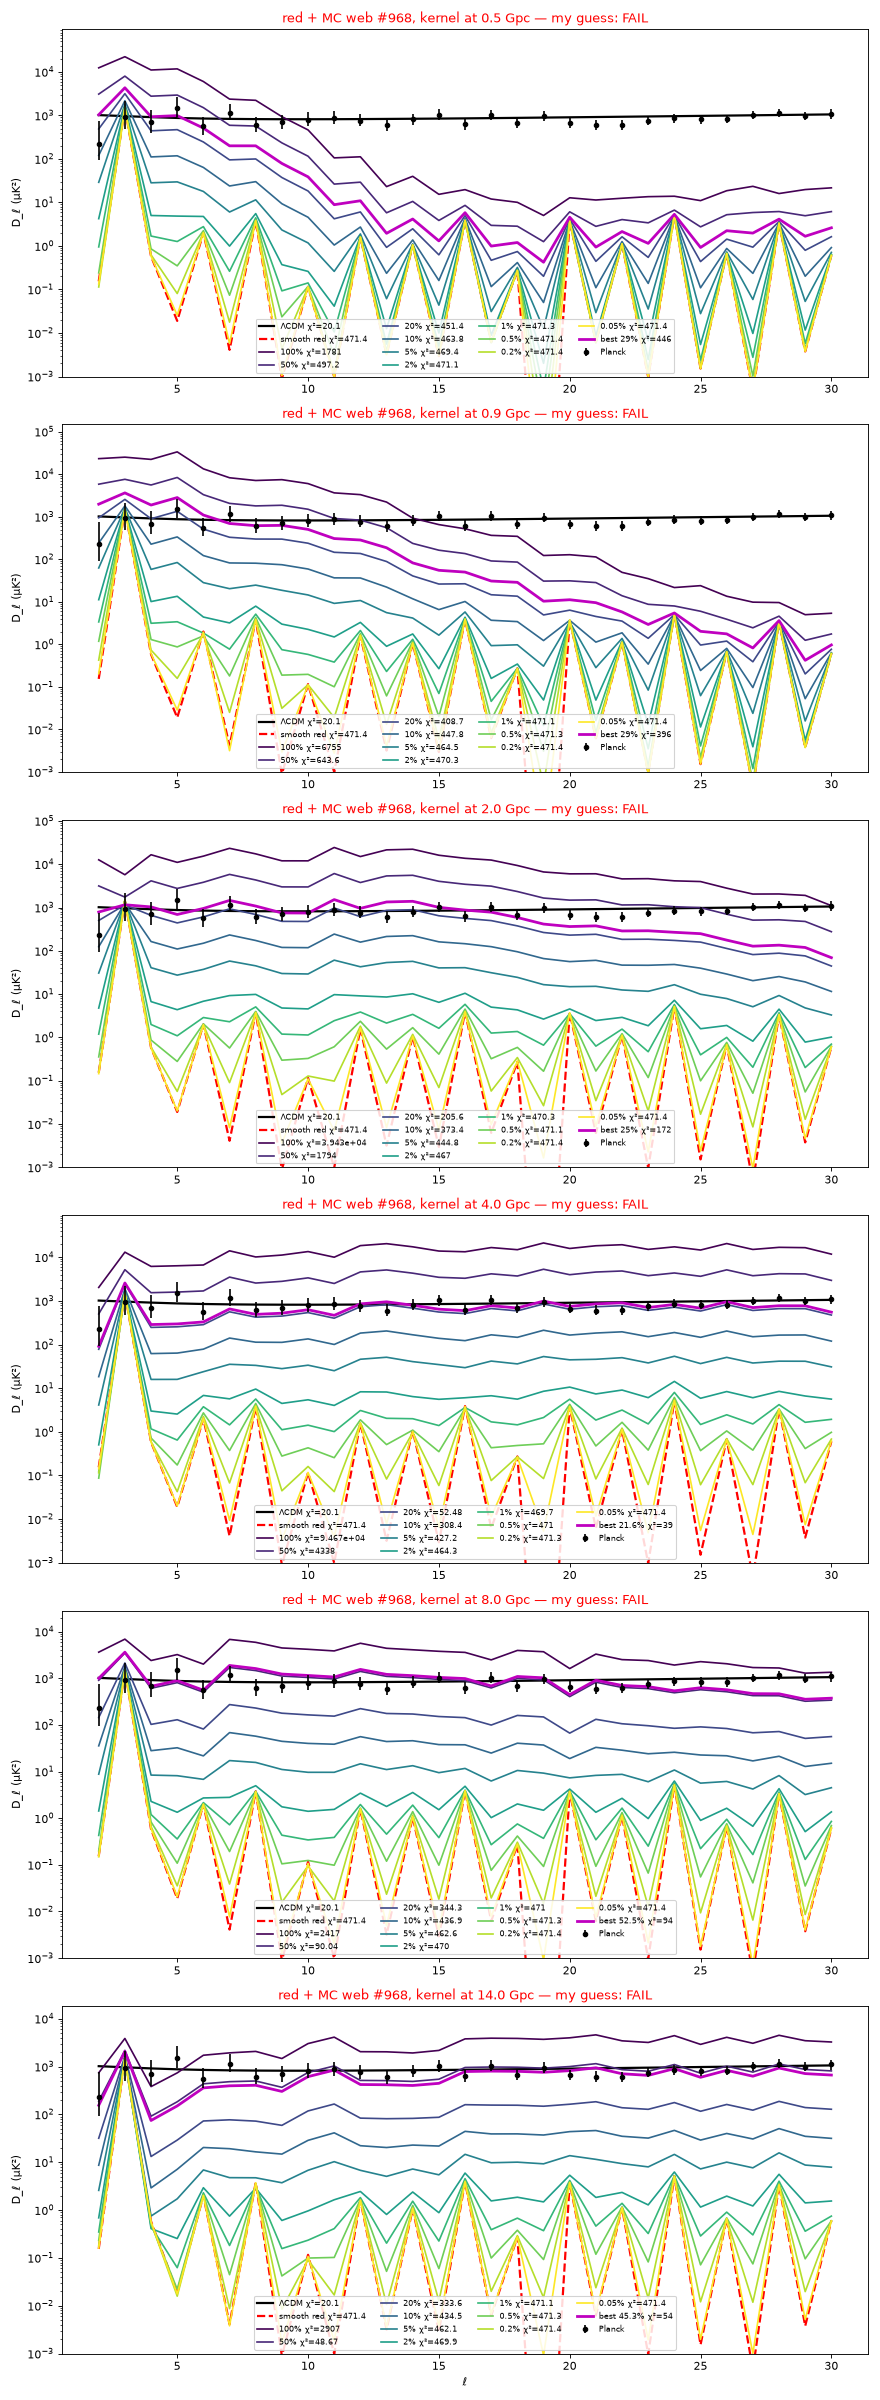

Generate this figure with Python:
# AUTO-WRAP generator for mc968_ladder.png
"""mc968_ladder.png -- generating script (placed beside the PNG per the every-PNG-has-its-.py rule).

Provenance: realweb/mc/mc_samples.py (12 random MC webs, rng seed 99)
Embedded source: /workspace/coepdf/run_out/run9/realweb/mc/mc_samples.py  (verbatim below, unmodified)
Run:  python3 mc968_ladder.py   -> writes mc968_ladder_regen.png beside this file (the original PNG is never overwritten).
The embedded code runs with cwd = /workspace/coepdf/run_out/run9/realweb/mc so its input files resolve; any other files it
tries to write are diverted to a scratch dir.
"""
import os, sys, builtins, tempfile
HERE = os.path.dirname(os.path.abspath(__file__))
OUT = os.path.join(HERE, 'mc968_ladder' + '_regen.png')
SRC_CWD = '/workspace/coepdf/run_out/run9/realweb/mc'
MATCH = ['mc968_ladder.png']       # basename(s) the source saves this figure under
SCRATCH = tempfile.mkdtemp(prefix='regen_mc968_ladder_')
import matplotlib; matplotlib.use('Agg')
import matplotlib.figure as _mf
_orig_open = builtins.open
def _divert(p):
    p = os.fspath(p)
    if os.path.abspath(p) == OUT: return p
    return os.path.join(SCRATCH, os.path.basename(p))
def _open(file, mode='r', *a, **k):
    if isinstance(file, (str, bytes, os.PathLike)) and any(c in mode for c in 'wax+'):
        file = _divert(file)
    return _orig_open(file, mode, *a, **k)
builtins.open = _open
_orig_save = _mf.Figure.savefig
def _savefig(self, fname, *a, **k):
    if isinstance(fname, (str, os.PathLike)):
        b = os.path.basename(os.fspath(fname))
        fname = OUT if b in MATCH else os.path.join(SCRATCH, b)
    return _orig_save(self, fname, *a, **k)
_mf.Figure.savefig = _savefig
try:
    from PIL import Image as _I
    _ois = _I.Image.save
    def _isave(self, fp, *a, **k):
        if isinstance(fp, (str, os.PathLike)):
            b = os.path.basename(os.fspath(fp)); fp = OUT if (b in MATCH or os.path.abspath(os.fspath(fp)) == OUT) else os.path.join(SCRATCH, b)
        return _ois(self, fp, *a, **k)
    _I.Image.save = _isave
except Exception: pass
os.chdir(SRC_CWD); sys.path.insert(0, SRC_CWD)
sys.argv = ['/workspace/coepdf/run_out/run9/realweb/mc/mc_samples.py'] + []

SOURCE = 'import numpy as np,json,matplotlib;matplotlib.use(\'Agg\');import matplotlib.pyplot as plt\nexec(open(\'/workspace/redweb2/realweb/analyze.py\').read().split(\'O=\')[0])\nS=np.load(\'mc_sky.npy\',mmap_mode=\'r\');sm=np.load(\'/workspace/redweb2/sm_red.npy\');RS=[0.5,0.9,2.0,4.0,8.0,14.0]\nt=np.loadtxt(\'/workspace/joint/lcdm.txt\');l=np.arange(2,31);Lt=np.interp(l,t[:,0],t[:,1])\nE=[1,.5,.2,.1,.05,.02,.01,.005,.002,.0005];G=np.logspace(-3.5,0.3,60)\nks=np.random.default_rng(99).choice(len(S),12,replace=False);out={}\nfor k in ks:\n  k=int(k);fig,ax=plt.subplots(6,1,figsize=(11,30));out[k]={}\n  for a,iR,R in zip(ax,range(6),RS):\n    sk=np.array(S[k][iR]);cs=[chi(Dl(sm+e*sk)) for e in G];eb=G[int(np.argmin(cs))];cb=min(cs)\n    Db=Dl(sm+eb*sk)[2:31];y=Db[2:];slope=np.polyfit(l[2:],np.log(y),1)[0];over=Db[:3].max()/Pl[:3,1].max()\n    ok=cb<=100 and abs(slope)<0.05 and over<2.5\n    out[k][R]=dict(best_e=float(eb),chi2=float(cb),slope=float(slope),lowl_over=float(over),guess=\'PASS\' if ok else \'FAIL\')\n    a.plot(l,Lt,\'k-\',lw=2,label=\'ΛCDM χ²=20.1\');D0=Dl(sm);a.plot(l,D0[2:31],\'r--\',lw=2,label=f\'smooth red χ²={chi(D0):.1f}\')\n    for j,e in enumerate(E):\n      D=Dl(sm+e*sk);a.plot(l,D[2:31],color=plt.cm.viridis(j/9),label=f\'{e*100:g}% χ²={chi(D):.4g}\')\n    a.plot(l,Db,\'m-\',lw=2.5,label=f\'best {eb*100:.3g}% χ²={cb:.0f}\')\n    a.errorbar(Pl[:,0],Pl[:,1],yerr=[Pl[:,2],Pl[:,3]],fmt=\'o\',color=\'k\',ms=4,label=\'Planck\')\n    a.set_yscale(\'log\');a.set_ylim(1e-3,None);a.set_ylabel(\'D_ℓ (μK²)\')\n    a.set_title(f\'red + MC web #{k}, kernel at {R} Gpc — my guess: {out[k][R]["guess"]}\',color=\'g\' if ok else \'r\')\n    a.legend(loc=\'lower center\',ncol=4,fontsize=7,framealpha=.85)\n  ax[-1].set_xlabel(\'ℓ\');plt.tight_layout();plt.savefig(f\'samples/mc{k}_ladder.png\',dpi=80);plt.close()\njson.dump(out,open(\'samples/guesses.json\',\'w\'),indent=1)\nfor k in out:print(k,{R:(v[\'guess\'],round(v[\'chi2\']),f"{v[\'best_e\']*100:.3g}%") for R,v in out[k].items()})\n'
exec(compile(SOURCE, '/workspace/coepdf/run_out/run9/realweb/mc/mc_samples.py', 'exec'), {'__name__': '__main__', '__file__': '/workspace/coepdf/run_out/run9/realweb/mc/mc_samples.py'})
print('wrote', OUT if os.path.exists(OUT) else '(no matching figure produced)')
